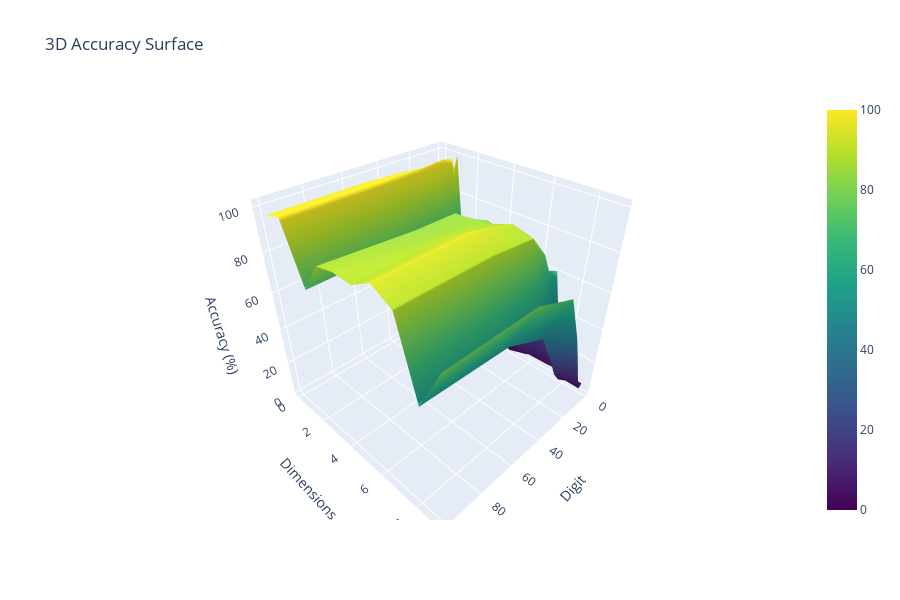

The code cell stored with this chart in its notebook:
### Code cell
# Create mesh data
# digits = pd_dimension_vs_accuracy["Num"].tolist()
# dimensions = [int((f"{col}").replace("D", "")) for col in dimension_cols]
# z_data = []

# for dim_col in dimension_cols:
#     z_data.append(pd_dimension_vs_accuracy[dim_col].tolist())

fig = go.Figure(
    data=[
        go.Surface(
            x=pd_dimension_vs_accuracy.columns,
            y=pd_dimension_vs_accuracy.index,
            z=pd_dimension_vs_accuracy.values,
            colorscale="Viridis",
            showscale=True,
        )
    ]
)

fig.update_layout(
    title="3D Accuracy Surface",
    scene=dict(
        xaxis_title="Digit", yaxis_title="Dimensions", zaxis_title="Accuracy (%)"
    ),
    height=600,
)
fig.show()

### Figure 1 — Plotly figure (JSON) as saved in the notebook; plotly's stock layout.template omitted (floating-point values rounded to 4 significant figures)
{"data": [{"colorscale": [[0, "#440154"], [0.1111, "#482878"], [0.2222, "#3e4989"], [0.3333, "#31688e"], [0.4444, "#26828e"], [0.5556, "#1f9e89"], [0.6667, "#35b779"], [0.7778, "#6ece58"], [0.8889, "#b5de2b"], [1, "#fde725"]], "showscale": true, "type": "surface", "x": ["Num", 1, 3, 5, 10, 15, 25, 50, 100], "y": [0, 1, 2, 3, 4, 5, 6, 7, 8, 9], "z": [[0.0, 7.059, 15.29, 64.71, 81.18, 92.94, 95.29, 96.47, 96.47], [1.0, 100.0, 93.65, 99.21, 100.0, 100.0, 99.21, 99.21, 99.21], [2.0, 3.448, 26.72, 43.97, 50.0, 62.93, 63.79, 72.41, 71.55], [3.0, 1.869, 51.4, 57.01, 73.83, 76.64, 84.11, 84.11, 86.92], [4.0, 6.364, 8.182, 22.73, 65.45, 80.91, 84.55, 85.45, 89.09], [5.0, 8.046, 3.448, 19.54, 74.71, 78.16, 86.21, 89.66, 88.51], [6.0, 5.747, 6.897, 20.69, 62.07, 74.71, 89.66, 95.4, 94.25], [7.0, 6.061, 62.63, 63.64, 65.66, 75.76, 86.87, 88.89, 88.89], [8.0, 6.742, 4.494, 4.494, 11.24, 22.47, 41.57, 51.69, 53.93], [9.0, 6.383, 4.255, 9.574, 26.6, 42.55, 68.09, 76.6, 76.6]]}], "layout": {"height": 600, "scene": {"xaxis": {"title": {"text": "Digit"}}, "yaxis": {"title": {"text": "Dimensions"}}, "zaxis": {"title": {"text": "Accuracy (%)"}}}, "title": {"text": "3D Accuracy Surface"}}}
